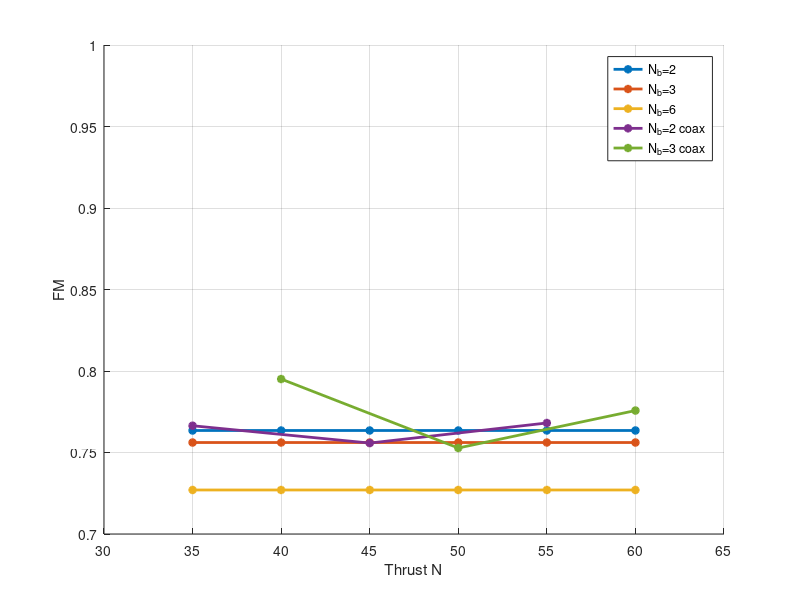

Here is the MATLAB script that generated this plot: (Note: this script raises an error after producing the figure.)
function mt_main_FM_single_coax()
    clear
    clc
    close all

    % Add functions to the path
    addpath('mt_bet');
    
    density = 1.1849;
    area = 0.304151164328273;
    
    % [operating_point] motornum 111 nblades 2 omegarpm 3086.75
    % [operating_point] power 319.481949 cpower 0.000871 thrust 35.002975 cthrust 0.009601
    single_nblades2_thrust35 = [3086.75, 319.481949, 0.000871, 35.002975, 0.009601];
    % [operating_point] motornum 111 nblades 2 omegarpm 3299.75
    % [operating_point] power 390.287883 cpower 0.000871 thrust 40.000380 cthrust 0.009601
    single_nblades2_thrust40 = [3299.75, 390.287883, 0.000871 40.000380, 0.009601];
    % [operating_point] motornum 111 nblades 2 omegarpm 3500.0
    % [operating_point] power 465.742734 cpower 0.000871 thrust 45.002655 cthrust 0.009601
    single_nblades2_thrust45 = [3500.00, 465.742734, 0.000871, 45.002655, 0.009601];
    % [operating_point] motornum 111 nblades 2 omegarpm 3689.25
    % [operating_point] power 545.451591 cpower 0.000871 thrust 50.000945 cthrust 0.009601
    single_nblades2_thrust50 = [3689.25, 545.451591, 0.000871, 50.000945, 0.009601];
    % [operating_point] motornum 111 nblades 2 omegarpm 3869.25
    % [operating_point] power 629.248703 cpower 0.000871 thrust 54.999105 cthrust 0.009601
    single_nblades2_thrust55 = [3869.25, 629.248703, 0.000871, 54.999105, 0.009601];
    % [operating_point] motornum 111 nblades 2 omegarpm 4041.25
    % [operating_point] power 716.950395 cpower 0.000871 thrust 59.997545 cthrust 0.009601
    single_nblades2_thrust60 = [4041.25, 716.950395, 0.000871, 59.997545, 0.009601];

    % [operating_point] motornum 111 nblades 3 omegarpm 2750.0
    % [operating_point] power 322.521908 cpower 0.001244 thrust 34.997343 cthrust 0.012095
    single_nblades3_thrust35 = [2750.00, 322.521908, 0.001244, 34.997343, 0.012095];
    % [operating_point] motornum 111 nblades 3 omegarpm 2940.0
    % [operating_point] power 394.097001 cpower 0.001244 thrust 40.000401 cthrust 0.012095
    single_nblades3_thrust40 = [2940.00, 394.097001, 0.001244, 40.000401, 0.012095];
    % [operating_point] motornum 111 nblades 3 omegarpm 3118.25
    % [operating_point] power 470.212242 cpower 0.001244 thrust 44.997828 cthrust 0.012095
    single_nblades3_thrust45 = [3118.25, 470.212242, 0.001244, 44.997828, 0.012095];
    % [operating_point] motornum 111 nblades 3 omegarpm 3287.0
    % [operating_point] power 550.757285 cpower 0.001244 thrust 49.999895 cthrust 0.012095
    single_nblades3_thrust50 = [3287.00, 550.757285, 0.001244, 49.999895, 0.012095];
    % [operating_point] motornum 111 nblades 3 omegarpm 3447.5
    % [operating_point] power 635.439142 cpower 0.001244 thrust 55.001969 cthrust 0.012095
    single_nblades3_thrust55 = [3447.50, 550.757285, 0.001244, 49.999895, 0.012095];
    % [operating_point] motornum 111 nblades 3 omegarpm 3600.75
    % [operating_point] power 724.002468 cpower 0.001244 thrust 60.000604 cthrust 0.012095
    single_nblades3_thrust60 = [3600.75, 724.002468, 0.001244, 60.000604, 0.012095];

    % [operating_point] motornum 111 nblades 6 omegarpm 2343.75
    % [operating_point] power 335.464202 cpower 0.002090 thrust 34.999024 cthrust 0.016652
    single_nblades6_thrust35 = [2343.75, 335.464202, 0.002090, 34.999024, 0.016652];
    % [operating_point] motornum 111 nblades 6 omegarpm 2505.5
    % [operating_point] power 409.822265 cpower 0.002090 thrust 39.996518 cthrust 0.016652
    single_nblades6_thrust40 = [2505.50, 409.822265, 0.002090, 39.996518, 0.016652];
    % [operating_point] motornum 111 nblades 6 omegarpm 2657.5
    % [operating_point] power 489.026223 cpower 0.002090 thrust 44.996622 cthrust 0.016652
    single_nblades6_thrust45 = [2657.50, 489.026223, 0.002090, 44.996622, 0.016652];
    % [operating_point] motornum 111 nblades 6 omegarpm 2801.25
    % [operating_point] power 572.753744 cpower 0.002090 thrust 49.996213 cthrust 0.016652
    single_nblades6_thrust50 = [2801.25, 572.753744, 0.002090, 49.996213, 0.016652];
    % [operating_point] motornum 111 nblades 6 omegarpm 2938.0
    % [operating_point] power 660.796452 cpower 0.002090 thrust 54.996741 cthrust 0.016652
    single_nblades6_thrust55 = [2938.00, 660.796452, 0.002090, 54.996741, 0.016652];
    % [operating_point] motornum 111 nblades 6 omegarpm 3068.75
    % [operating_point] power 753.003260 cpower 0.002090 thrust 60.000710 cthrust 0.016652
    single_nblades6_thrust60 = [3068.75, 753.003260, 0.002090, 60.000710, 0.016652];
    
    
    % [operating_point] motornum 12 nblades 2 eta_thrust [0.92114186]
    % [operating_point] m1 power 89.303767 thrust 16.844000
    % [operating_point] m2 power 230.698063 thrust 18.286000
    % [operating_point] coax power 320.001830 thrust 35.130000
    coax_nblades2_thrust35 = [0.92114186, 89.303767, 16.844000, 230.698063, 18.286000, 320.001830, 35.130000];
    % [operating_point] motornum 12 nblades 2 eta_thrust [0.91870058]
    % [operating_point] m1 power 147.385774 thrust 21.380000
    % [operating_point] m2 power 317.624478 thrust 23.272000
    % [operating_point] coax power 465.010253 thrust 44.652000
    coax_nblades2_thrust45 = [0.91870058, 147.385774, 21.380000, 317.624478, 23.272000, 465.010253, 44.652000];
    % [operating_point] motornum 12 nblades 2 eta_thrust [0.90263819]
    % [operating_point] m1 power 191.820923 thrust 25.866000
    % [operating_point] m2 power 425.529950 thrust 28.656000
    % [operating_point] coax power 617.350873 thrust 54.522000
    coax_nblades2_thrust55 = [0.90263819, 191.820923, 25.866000, 425.529950, 28.656000, 617.350873, 54.522000];

    % [operating_point] motornum 12 nblades 3 eta_thrust [1.03171689]
    % [operating_point] m1 power 125.862083 thrust 20.233000
    % [operating_point] m2 power 246.733827 thrust 19.611000
    % [operating_point] coax power 372.595910 thrust 39.844000
    coax_nblades3_thrust40 = [1.03171689, 125.862083, 20.233000, 246.733827, 19.611000, 372.595910, 39.844000];
    % [operating_point] motornum 12 nblades 3 eta_thrust [0.9157594]
    % [operating_point] m1 power 173.893318 thrust 23.720000
    % [operating_point] m2 power 373.061219 thrust 25.902000
    % [operating_point] coax power 546.954536 thrust 49.622000
    coax_nblades3_thrust50 = [0.9157594, 173.893318, 23.720000, 373.061219, 25.902000, 546.954536, 49.622000];
    % [operating_point] motornum 12 nblades 3 eta_thrust [0.90027314]
    % [operating_point] m1 power 228.889262 thrust 28.346000
    % [operating_point] m2 power 473.836782 thrust 31.486000
    % [operating_point] coax power 702.726044 thrust 59.832000
    coax_nblades3_thrust60 = [0.90027314, 228.889262, 28.346000, 473.836782, 31.486000, 702.726044, 59.832000];
    
    single_nblades2_FM_arr(1) = get_FM_from_single(single_nblades2_thrust35);
    single_nblades2_FM_arr(2) = get_FM_from_single(single_nblades2_thrust40);
    single_nblades2_FM_arr(3) = get_FM_from_single(single_nblades2_thrust45);
    single_nblades2_FM_arr(4) = get_FM_from_single(single_nblades2_thrust50);
    single_nblades2_FM_arr(5) = get_FM_from_single(single_nblades2_thrust55);
    single_nblades2_FM_arr(6) = get_FM_from_single(single_nblades2_thrust60);
    
    single_nblades3_FM_arr(1) = get_FM_from_single(single_nblades3_thrust35);
    single_nblades3_FM_arr(2) = get_FM_from_single(single_nblades3_thrust40);
    single_nblades3_FM_arr(3) = get_FM_from_single(single_nblades3_thrust45);
    single_nblades3_FM_arr(4) = get_FM_from_single(single_nblades3_thrust50);
    single_nblades3_FM_arr(5) = get_FM_from_single(single_nblades3_thrust55);
    single_nblades3_FM_arr(6) = get_FM_from_single(single_nblades3_thrust60);
    
    single_nblades6_FM_arr(1) = get_FM_from_single(single_nblades6_thrust35);
    single_nblades6_FM_arr(2) = get_FM_from_single(single_nblades6_thrust40);
    single_nblades6_FM_arr(3) = get_FM_from_single(single_nblades6_thrust45);
    single_nblades6_FM_arr(4) = get_FM_from_single(single_nblades6_thrust50);
    single_nblades6_FM_arr(5) = get_FM_from_single(single_nblades6_thrust55);
    single_nblades6_FM_arr(6) = get_FM_from_single(single_nblades6_thrust60);
    
    coax_nblades2_FM_arr(1) = get_FM_from_coax(coax_nblades2_thrust35);
    coax_nblades2_FM_arr(2) = get_FM_from_coax(coax_nblades2_thrust45);
    coax_nblades2_FM_arr(3) = get_FM_from_coax(coax_nblades2_thrust55);
    
    coax_nblades3_FM_arr(1) = get_FM_from_coax(coax_nblades3_thrust40);
    coax_nblades3_FM_arr(2) = get_FM_from_coax(coax_nblades3_thrust50);
    coax_nblades3_FM_arr(3) = get_FM_from_coax(coax_nblades3_thrust60);
    
    fig = figure(1);
    single_thrust_arr = [35, 40, 45, 50, 55, 60];
    hold on;
    plot(single_thrust_arr, single_nblades2_FM_arr, '-*', 'LineWidth', 2); %, 'Color', 'red')
    plot(single_thrust_arr, single_nblades3_FM_arr, '-*', 'LineWidth', 2); %, 'Color', 'green')
    plot(single_thrust_arr, single_nblades6_FM_arr, '-*', 'LineWidth', 2); %, 'Color', 'blue')
    plot([35, 45, 55], coax_nblades2_FM_arr, '-*', 'LineWidth', 2); %, 'Color', 'black')
    plot([40, 50, 60], coax_nblades3_FM_arr, '-*', 'LineWidth', 2); %, 'Color', 'magenta')
    ylim([0.7, 1])
    xlim([30, 65])
    grid on
    xlabel('Thrust N')
    ylabel('FM')
    legend('N_b=2', 'N_b=3', 'N_b=6', 'N_b=2 coax', 'N_b=3 coax', 'Location', 'NorthEast')
    arg = ['\rho ' num2str( round( density , 6 ) ) ' kg/m3'];
    text(35, 0.94, arg)
    arg = ['R ' num2str( round( sqrt(area/pi)*100 , 2 ) ) ' cm'];
    text(35, 0.92, arg)
    arg = ['A ' num2str( round( area , 6 ) ) ' m2'];
    text(35, 0.90, arg)
    set(gca,'FontSize', 14)

    str1 = 'mt_main_FM_single_coax';
    str2 = '';
    filename = ['img/' str1 '_' str2 '.jpg'];
    saveas(fig, filename)
    close all;
    
    function FM = get_FM_from_single(arr)
        disp('FM for conditions')
        thrust = arr(4)
        Pideal  = (thrust)^(3/2) / sqrt(2*density*area)
        Preal   = arr(2)
        FM      = Pideal / Preal
        disp('------')
    end
    function FM = get_FM_from_coax(arr)   
        disp('FM for conditions')
        thrust = arr(7)
        Pideal  = (thrust)^(3/2) / sqrt(2*density*area)
        Preal   = arr(6)
        FM      = Pideal / Preal
        disp('------')
    end    
end





